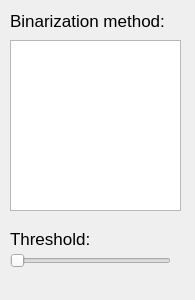
<?xml version="1.0" encoding="UTF-8"?>
<ui version="4.0">
 <class>Form</class>
 <widget class="QWidget" name="Form">
  <property name="geometry">
   <rect>
    <x>0</x>
    <y>0</y>
    <width>195</width>
    <height>300</height>
   </rect>
  </property>
  <property name="windowTitle">
   <string>Form</string>
  </property>
  <widget class="QSlider" name="horizontalSlider">
   <property name="geometry">
    <rect>
     <x>10</x>
     <y>250</y>
     <width>161</width>
     <height>21</height>
    </rect>
   </property>
   <property name="orientation">
    <enum>Qt::Horizontal</enum>
   </property>
  </widget>
  <widget class="QListWidget" name="listWidget">
   <property name="geometry">
    <rect>
     <x>10</x>
     <y>40</y>
     <width>171</width>
     <height>171</height>
    </rect>
   </property>
  </widget>
  <widget class="QLabel" name="label">
   <property name="geometry">
    <rect>
     <x>10</x>
     <y>10</y>
     <width>171</width>
     <height>21</height>
    </rect>
   </property>
   <property name="font">
    <font>
     <pointsize>13</pointsize>
    </font>
   </property>
   <property name="text">
    <string>Binarization method:</string>
   </property>
  </widget>
  <widget class="QLabel" name="label_2">
   <property name="geometry">
    <rect>
     <x>10</x>
     <y>230</y>
     <width>161</width>
     <height>17</height>
    </rect>
   </property>
   <property name="font">
    <font>
     <pointsize>13</pointsize>
    </font>
   </property>
   <property name="text">
    <string>Threshold:</string>
   </property>
  </widget>
 </widget>
 <resources/>
 <connections/>
</ui>
